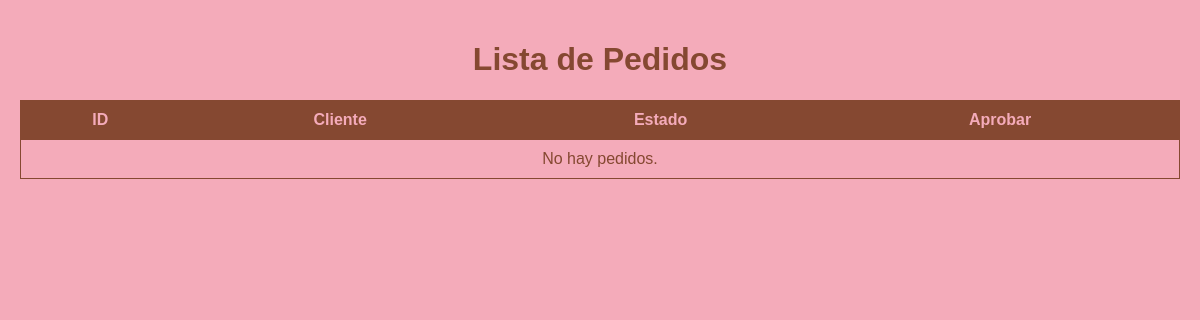
The app's page /admin/aprobar_pedido.php, older data.
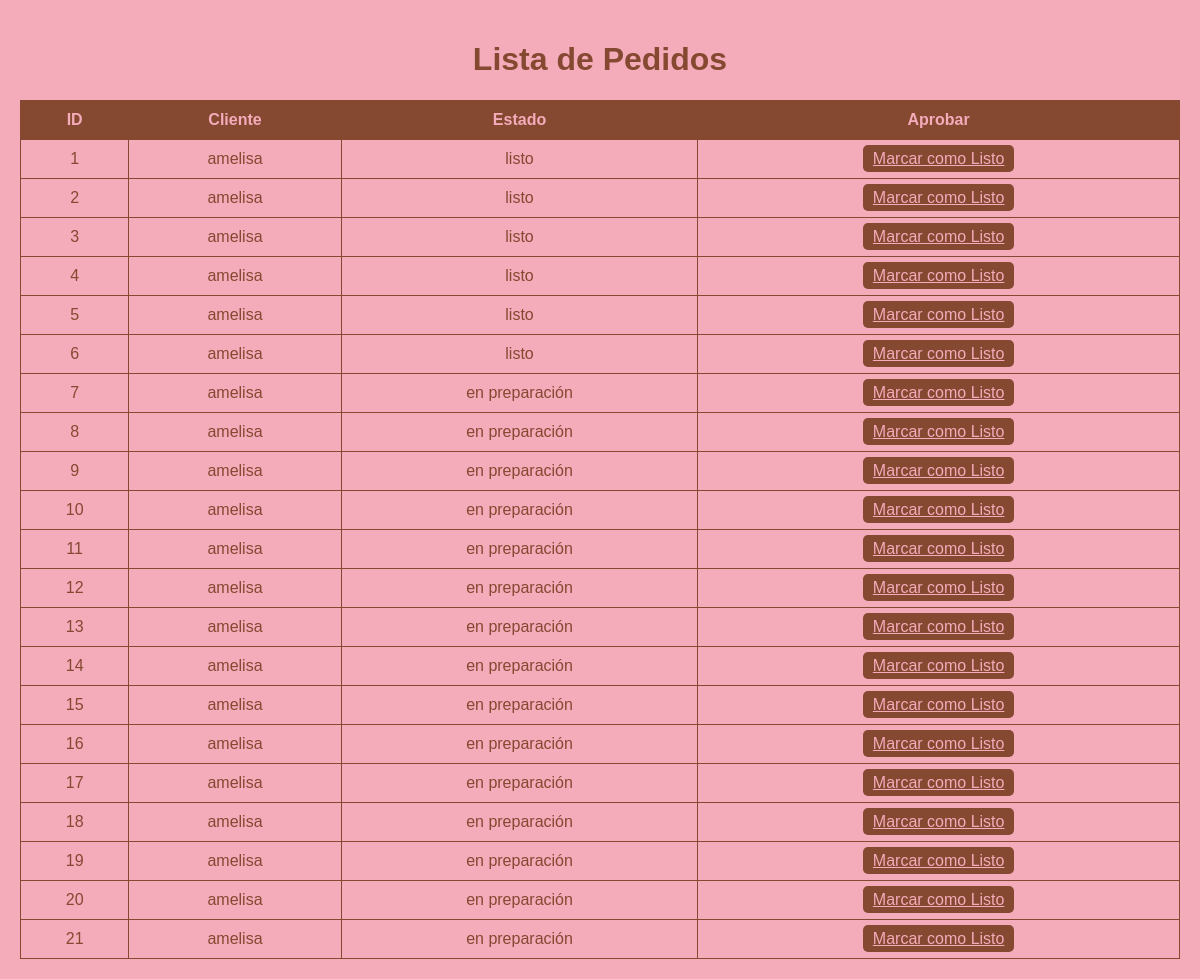
The same page, newer data.
### tables this page shows
CREATE TABLE `pedidos` (
  `ID` int(11) NOT NULL,
  `cliente_id` int(11) DEFAULT NULL,
  `fecha_pedido` datetime DEFAULT NULL,
  `total` decimal(10,2) DEFAULT NULL,
  `estado` enum('en preparación','listo','entregado') DEFAULT NULL
);

CREATE TABLE `clientes` (
  `ID` int(11) NOT NULL,
  `nombre` varchar(100) DEFAULT NULL,
  `apellido` varchar(100) DEFAULT NULL,
  `email` varchar(255) DEFAULT NULL,
  `usuario` varchar(255) NOT NULL,
  `contraseña` varchar(255) DEFAULT NULL,
  `telefono` varchar(100) DEFAULT NULL,
  `direccion` varchar(255) NOT NULL,
  `rol` enum('cliente','administrador') DEFAULT NULL
);

### admin/aprobar_pedido.php (the view, shortened to what this page needs)
<?php
include '../db.php';
$query_pedidos = "SELECT p.ID, p.estado, c.nombre AS cliente_nombre FROM pedidos p JOIN clientes c ON p.cliente_id = c.ID";
$result_pedidos = $conn->query($query_pedidos);
echo "<!DOCTYPE html>
<html lang='es'>
<head>
    <meta charset='UTF-8'>
    <meta name='viewport' content='width=device-width, initial-scale=1.0'>
    <title>Aprobar Pedidos</title>
    <style>
        body {
            font-family: Arial, sans-serif;
            background-color: #f4abba;
            color: #854831;
            margin: 0;
            padding: 20px;
        }
        h1 {
            text-align: center;
        }
        table {
            width: 100%;
            border-collapse: collapse;
            margin-top: 20px;
        }
        th, td {
            border: 1px solid #854831;
            padding: 10px;
            text-align: center;
        }
        th {
            background-color: #854831;
            color: #f4abba;
        }
        .btn {
            background-color: #854831;
            color: #f4abba;
            border: none;
            border-radius: 5px;
            padding: 5px 10px;
            cursor: pointer;
            transition: background-color 0.3s;
        }
        .btn:hover {
            background-color: #d99a8e; /* Cambio de color al pasar el mouse */
        }
    </style>
</head>
<body>";
echo "<h1>Lista de Pedidos</h1>";
echo "<table>
        <tr>
            <th>ID</th>
            <th>Cliente</th>
            <th>Estado</th>
            <th>Aprobar</th>
        </tr>";
if ($result_pedidos->num_rows > 0) {
    while ($row = $result_pedidos->fetch_assoc()) {
        echo "<tr>
                <td>" . htmlspecialchars($row['ID']) . "</td>
                <td>" . htmlspecialchars($row['cliente_nombre']) . "</td>
                <td>" . htmlspecialchars($row['estado']) . "</td>
                <td>
                    <a href='aprobar_pedido.php?pedido_id=" . $row['ID'] . "&nuevo_estado=listo' class='btn'>Marcar como Listo</a>
                </td>
              </tr>";
    }
} else {
    echo "<tr><td colspan='4'>No hay pedidos.</td></tr>";
}
echo "</table>";
echo "</body></html>";

Row changes from the older to the newer data that the page shows:
added pedidos: ID "1", cliente.nombre "amelisa", estado "listo"
added pedidos: ID "2", cliente.nombre "amelisa", estado "listo"
added pedidos: ID "3", cliente.nombre "amelisa", estado "listo"
added pedidos: ID "4", cliente.nombre "amelisa", estado "listo"
added pedidos: ID "5", cliente.nombre "amelisa", estado "listo"
added pedidos: ID "6", cliente.nombre "amelisa", estado "listo"
added pedidos: ID "7", cliente.nombre "amelisa", estado "en preparación"
added pedidos: ID "8", cliente.nombre "amelisa", estado "en preparación"
added pedidos: ID "9", cliente.nombre "amelisa", estado "en preparación"
added pedidos: ID "10", cliente.nombre "amelisa", estado "en preparación"
added pedidos: ID "11", cliente.nombre "amelisa", estado "en preparación"
added pedidos: ID "12", cliente.nombre "amelisa", estado "en preparación"
added pedidos: ID "13", cliente.nombre "amelisa", estado "en preparación"
added pedidos: ID "14", cliente.nombre "amelisa", estado "en preparación"
added pedidos: ID "15", cliente.nombre "amelisa", estado "en preparación"
added pedidos: ID "16", cliente.nombre "amelisa", estado "en preparación"
added pedidos: ID "17", cliente.nombre "amelisa", estado "en preparación"
added pedidos: ID "18", cliente.nombre "amelisa", estado "en preparación"
added pedidos: ID "19", cliente.nombre "amelisa", estado "en preparación"
added pedidos: ID "20", cliente.nombre "amelisa", estado "en preparación"
added pedidos: ID "21", cliente.nombre "amelisa", estado "en preparación"
Text that changed along with them:
text no longer shown: "No hay pedidos."
